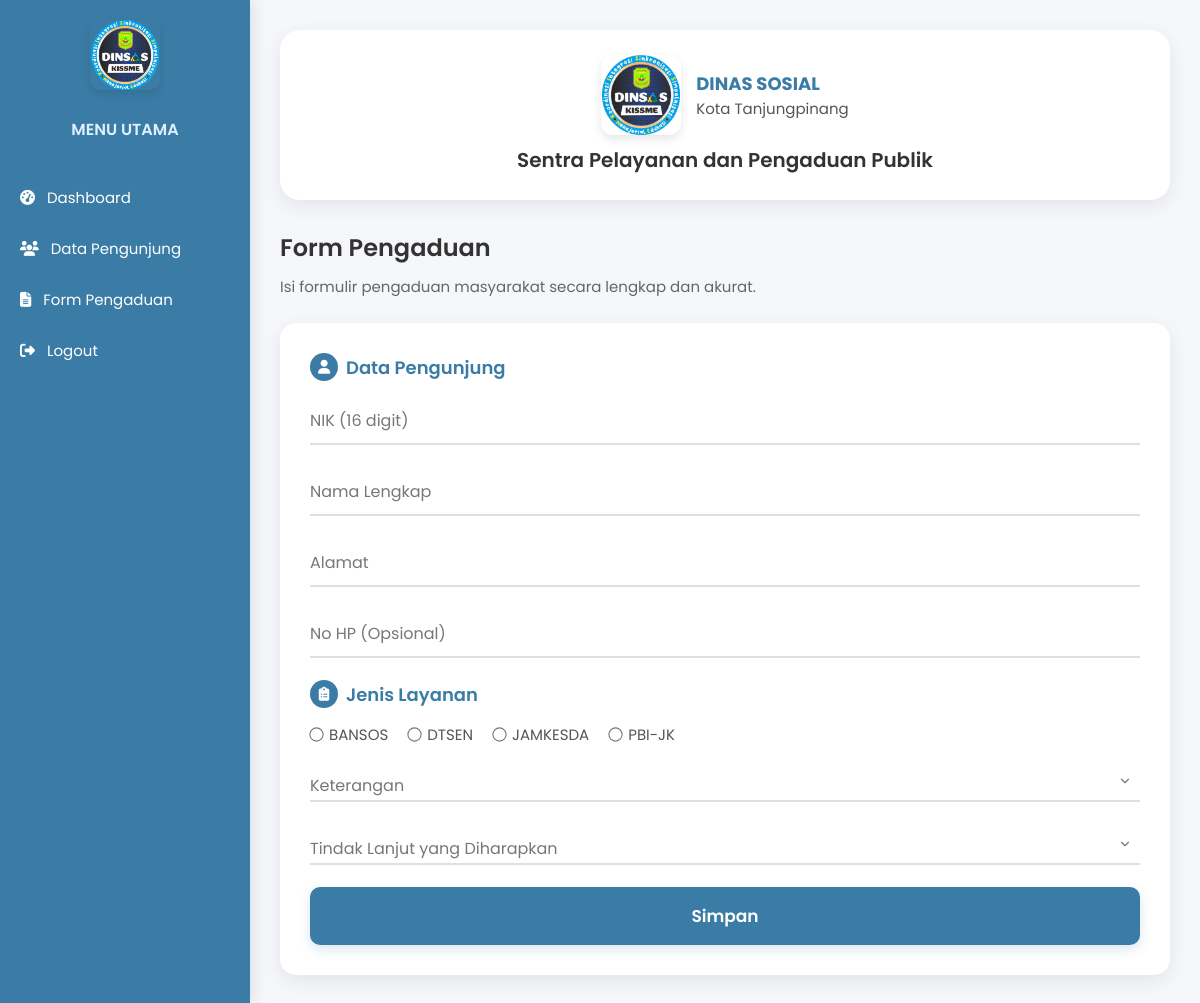
Screenshot of /pengaduan.php (signed in) with the database file from the repository.
### tables this page shows
CREATE TABLE `jenis_layanan` (
  `id` int(11) NOT NULL,
  `nama` varchar(50) NOT NULL
);

### pengaduan.php (the view, shortened to what this page needs)
<?php
include 'db.php';
?>
<!DOCTYPE html>
<html lang="id">
<head>
  <link rel="stylesheet" href="https://cdnjs.cloudflare.com/ajax/libs/font-awesome/6.4.0/css/all.min.css" />
</head>
<body>
  <div class="sidebar" id="sidebar">
    <div class="sidebar-logo"><img src="images/kissme.png" alt="Logo Dinas Sosial"></div>
    <div class="sidebar-title">MENU UTAMA</div>
    <a href="index.php"><i class="fas fa-tachometer-alt"></i> Dashboard</a>
    <a href="pelapor.php"><i class="fas fa-users"></i> Data Pengunjung</a>
    <a href="pengaduan.php" class="active"><i class="fas fa-file-alt"></i> Form Pengaduan</a>
    <a href="logout.php"><i class="fas fa-sign-out-alt"></i> Logout</a>
  </div>
  <div class="main-content" id="main-content">
    <div class="header">
      <div class="logo-container">
        <img src="images/kissme.png" alt="Logo Dinas Sosial Kota Tanjungpinang" class="logo">
        <div class="instansi">
          <div class="kota">DINAS SOSIAL</div>
          <div class="dinas">Kota Tanjungpinang</div>
        </div>
      </div>
      <div class="app-title">Sentra Pelayanan dan Pengaduan Publik</div>
    </div>
    <h2>Form Pengaduan</h2>
    <p class="subtitle">Isi formulir pengaduan masyarakat secara lengkap dan akurat.</p>
    <div class="form-card">
      <form method="POST" id="form-pengaduan">
        <div class="form-section">
          <h3><i class="fas fa-user"></i> Data Pengunjung</h3>
          <div class="input-group">
            <input type="text" name="nik" id="nik" placeholder=" " value="<?= isset($_GET['nik']) ? htmlspecialchars($_GET['nik']) : '' ?>" required minlength="16" maxlength="16" inputmode="numeric" autocomplete="off">
            <label for="nik">NIK (16 digit)</label>
          </div>
          <div class="input-group"><input type="text" name="nama" id="nama" placeholder=" " required><label for="nama">Nama Lengkap</label></div>
          <div class="input-group"><input type="text" name="alamat" id="alamat" placeholder=" " required><label for="alamat">Alamat</label></div>
          <div class="input-group"><input type="tel" name="nohp" id="nohp" placeholder=" " inputmode="tel"><label for="nohp">No HP (Opsional)</label></div>
        </div>
        <div class="form-section">
          <h3><i class="fas fa-clipboard-list"></i> Jenis Layanan</h3>
          <div class="radio-group">
            <?php
            $layanan_query = mysqli_query($conn, "SELECT * FROM jenis_layanan ORDER BY nama");
            while ($row = mysqli_fetch_assoc($layanan_query)) {
                $value = htmlspecialchars($row['nama']);
                echo "<label><input type='radio' name='layanan' value='$value' required> $value</label>";
            }
            ?>
          </div>
          <div class="input-group">
            <select name="keterangan" id="keterangan" required>
              <option value="" disabled selected></option>
              <?php
              $ket_query = mysqli_query($conn, "SELECT * FROM keterangan_layanan ORDER BY nama");
              while ($row = mysqli_fetch_assoc($ket_query)) {
                  $value = htmlspecialchars($row['nama']);
                  echo "<option value='$value'>$value</option>";
              }
              ?>
            </select>
            <label for="keterangan">Keterangan</label>
          </div>
          <div class="input-group">
            <select name="tindaklanjut" id="tindaklanjut" required>
              <option value="" disabled selected></option>
              <?php
              $tindak_query = mysqli_query($conn, "SELECT * FROM tindak_lanjut ORDER BY nama");
              while ($row = mysqli_fetch_assoc($tindak_query)) {
                  $value = htmlspecialchars($row['nama']);
                  echo "<option value='$value'>$value</option>";
              }
              ?>
            </select>
            <label for="tindaklanjut">Tindak Lanjut yang Diharapkan</label>
          </div>
        </div>
        <button type="submit" name="submit">Simpan</button>
      </form>
    </div>
  </div>
</body>
</html>

### pengaduan.php (style rules this page uses)
* { margin:0;padding:0;box-sizing:border-box;font-family:'Poppins',sans-serif; }
body { background:#f5f7fa;min-height:100vh;color:#444;overflow-x:hidden; }
.sidebar { width:250px;background:#3a7ca5;color:white;padding:20px 0;display:flex;flex-direction:column;box-shadow:3px 0 15px rgba(0,0,0,0.1);position:fixed;height:100%;z-index:1000;transition:transform 0.3s ease;top:0;left:0; }
.sidebar-logo { text-align:center;margin-bottom:20px; }
.sidebar-logo img { width:70px;height:70px;object-fit:contain;border-radius:10px;box-shadow:0 4px 8px rgba(0,0,0,0.1); }
.sidebar-title { text-align:center;font-size:16px;font-weight:600;margin-bottom:30px;padding:0 20px;color:#e0f0ff; }
.sidebar a { padding:14px 20px;text-decoration:none;color:white;font-size:15px;transition:all 0.3s ease;display:flex;align-items:center;gap:12px; }
.main-content { margin-left:250px;padding:30px;transition:margin-left 0.3s ease; }
.header { text-align:center;padding:25px 0;margin-bottom:25px;background:white;border-radius:20px;box-shadow:0 6px 20px rgba(0,0,0,0.08); }
.header .logo-container { display:flex;align-items:center;justify-content:center;gap:15px; }
.header .logo { width:80px;height:80px;object-fit:contain;border-radius:12px;box-shadow:0 4px 10px rgba(0,0,0,0.1); }
.header .instansi { text-align:left; }
.header .kota { font-size:18px;font-weight:700;color:#3a7ca5; }
.header .dinas { font-size:15px;color:#555; }
.header .app-title { font-size:20px;font-weight:600;color:#333;margin-top:10px; }
h2 { font-size:24px;font-weight:600;color:#333;margin:30px 0 10px; }
.subtitle { font-size:15px;color:#666;margin-bottom:25px; }
.form-card { background:white;padding:30px;border-radius:16px;box-shadow:0 6px 20px rgba(0,0,0,0.08); }
.form-section h3 { font-size:18px;color:#3a7ca5;margin-bottom:15px;font-weight:600;display:flex;align-items:center;gap:8px; }
.form-section h3 i { background:#3a7ca5;color:white;width:28px;height:28px;display:flex;align-items:center;justify-content:center;border-radius:50%;font-size:14px; }
.input-group { position:relative;margin-bottom:22px; }
.input-group input,.input-group textarea,.input-group select { width:100%;padding:12px 0 10px 0;border:none;border-bottom:2px solid #e0e0e0;font-size:16px;outline:none;background:transparent;color:#333;transition:border-color 0.3s ease;text-transform:uppercase; }
.input-group select { appearance:none;background-size:14px; }
.input-group label { position:absolute;left:0;top:12px;font-size:16px;color:#777;pointer-events:none;transition:all 0.3s ease; }
.input-group input:focus ~ label,.input-group input:not(:placeholder-shown) ~ label,.input-group select:focus ~ label,.input-group select:not(:invalid) ~ label { top:-10px;font-size:12px;color:#3a7ca5;font-weight:500; }
.radio-group { display:flex;gap:20px;margin-bottom:15px;flex-wrap:wrap; }
.radio-group label { display:flex;align-items:center;gap:6px;font-size:15px;cursor:pointer;color:#555; }
.radio-group input[type="radio"] { accent-color:#3a7ca5;transform:scale(1.1); }
button[type="submit"] { width:100%;padding:16px;background:#3a7ca5;color:white;border:none;border-radius:10px;font-size:17px;font-weight:600;cursor:pointer;transition:all 0.3s ease;box-shadow:0 4px 12px rgba(58,124,165,0.2); }

### rows the page displays
jenis_layanan: nama "BANSOS"
jenis_layanan: nama "DTSEN"
jenis_layanan: nama "JAMKESDA"
jenis_layanan: nama "PBI-JK"
